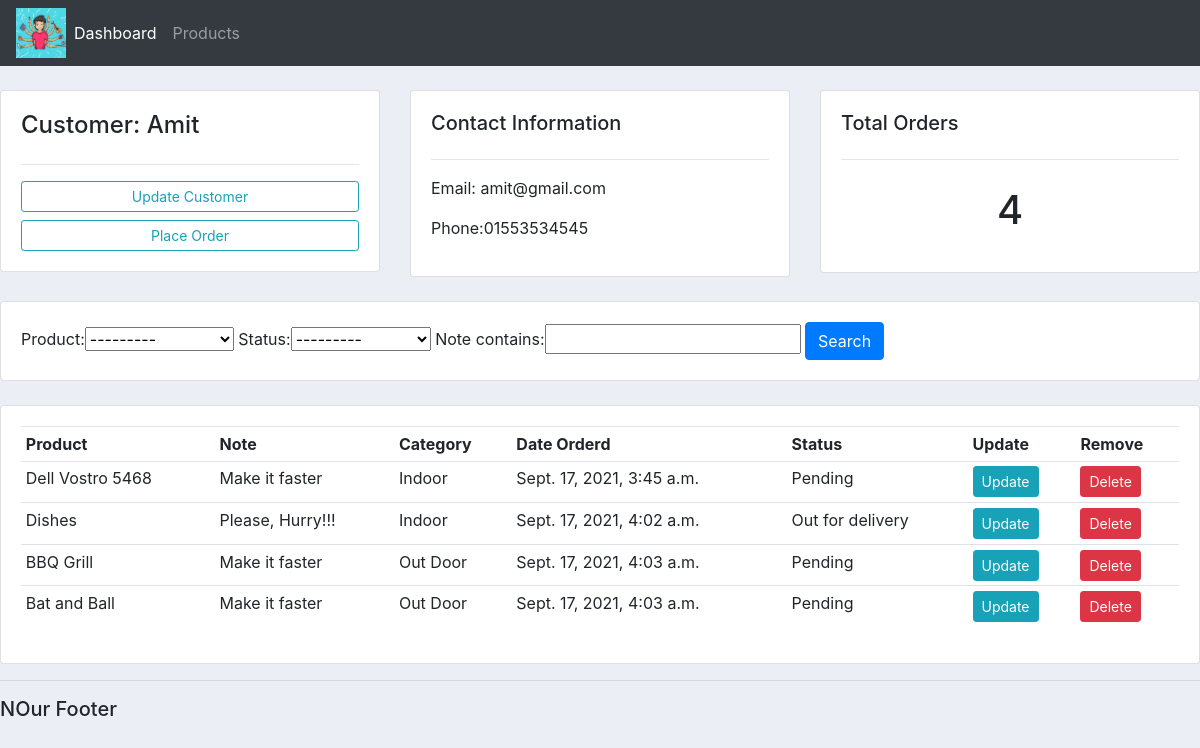
The app's page /customer/2/ with its own data.
### accounts/models.py (models this page shows, shortened)
class Customer(models.Model):
    name = models.CharField(max_length=200)
    phone = models.CharField(max_length=200, null = True)
    email = models.CharField(max_length=200, null = True)
    date_created = models.DateTimeField(auto_now_add= True)

class Order(models.Model):
    STATUS = (
                ('Pending' , 'Pending'),
                ('Out for delivery', 'Out for delivery'),
                ('Delivered', 'Delivered'),
             )
    customer = models.ForeignKey(Customer, null = True , on_delete = models.SET_NULL)
    product = models.ForeignKey(Product, null = True , on_delete = models.SET_NULL)
    date_created =  models.DateTimeField(auto_now_add= True)
    status = models.CharField(max_length = 200, null = True, choices = STATUS)
    note = models.CharField(max_length = 1000, null = True)

class Product(models.Model):
    CATEGORY = (
                ('Indoor', 'Indoor'),
                ('Out Door', 'Out Door'),
                )
    name = models.CharField(max_length=200)
    price = models.FloatField(null = True)
    category = models.CharField(max_length=200, null = True, choices = CATEGORY)
    description = models.CharField(max_length=200, null = True, blank = True)
    date_created =  models.DateTimeField(auto_now_add= True)
    tags = models.ManyToManyField(Tag)
    def __str__(self):
        return self.name

### accounts/views.py (the view)
# urls.py: path('customer/<str:pk_test>/', views.customer, name="customer"),
def customer(request, pk_test):
	customer = Customer.objects.get(id=pk_test)
	orders = customer.order_set.all()
	order_count = orders.count()
	myFilter = OrderFilter(request.GET, queryset=orders)
	orders = myFilter.qs
	context = {'customer':customer, 'orders':orders, 'order_count':order_count,
	'myFilter':myFilter}
	return render(request, 'accounts/customer.html',context)

### accounts/templates/accounts/customer.html
{% extends 'accounts/main.html' %}
{% block content %}
<br>
<div class="row">
<div class="col-md">
  <div class="card card-body">
    <h4>Customer: {{customer.name}}</h4>
    <hr>
    <a class="btn btn-outline-info  btn-sm btn-block" href="">Update Customer</a>
    <a class="btn btn-outline-info  btn-sm btn-block" href="{% url 'create_order' customer.id %}">Place Order</a>
  </div>
</div>
<div class="col-md">
  <div class="card card-body">
    <h5>Contact Information</h5>
    <hr>
    <p>Email: {{customer.email}}</p>
    <p>Phone:{{customer.phone}} </p>
  </div>
</div>
<div class="col-md">
  <div class="card card-body">
    <h5>Total Orders</h5>
    <hr>
    <h1 style="text-align: center;padding: 10px">{{order_count}}</h1>
  </div>
</div>
</div>
<br>
<div class="row">
<div class="col">
  <div class="card card-body">
    <form method="get">
      {{myFilter.form}}
      <button class="btn btn-primary" type="submit">Search</button>
    </form>
  </div>
</div>
</div>
<br>
<div class="row">
<div class="col-md">
  <div class="card card-body">
    <table class="table table-sm">
      <tr>
        <th>Product</th>
        <th>Note</th>
        <th>Category</th>
        <th>Date Orderd</th>
        <th>Status</th>
        <th>Update</th>
        <th>Remove</th>
      </tr>
      {% for order in orders %}
      <tr>
        <td>{{order.product}}</td>
        <td>{{order.note}}</td>
        <td>{{order.product.category}}</td>
        <td>{{order.date_created}}</td>
        <td>{{order.status}}</td>
        <td><a  class="btn btn-sm btn-info"  href="{% url 'update_order' order.id %}">Update</a></td>
        <td><a  class="btn btn-sm btn-danger"  href="{% url 'delete_order' order.id %}">Delete</a></td>
      </tr>
      {% endfor %}
    </table>
  </div>
</div>
</div>
{% endblock %}

### static/css/main.css (style rules this page uses)
body { background-color: #ebeff5; }

### records on screen
Customer: name "Amit", email "amit@gmail.com", phone "01553534545"
Order: product "Dell Vostro 5468", note "Make it faster", product.category "Indoor", date_created "Sept. 17, 2021, 3:45 a.m.", status "Pending"
Order: product "Dishes", note "Please, Hurry!!!", product.category "Indoor", date_created "Sept. 17, 2021, 4:02 a.m.", status "Out for delivery"
Order: product "BBQ Grill", note "Make it faster", product.category "Out Door", date_created "Sept. 17, 2021, 4:03 a.m.", status "Pending"
Order: product "Bat and Ball", note "Make it faster", product.category "Out Door", date_created "Sept. 17, 2021, 4:03 a.m.", status "Pending"

### other values on screen
{{ order_count }} "4"
